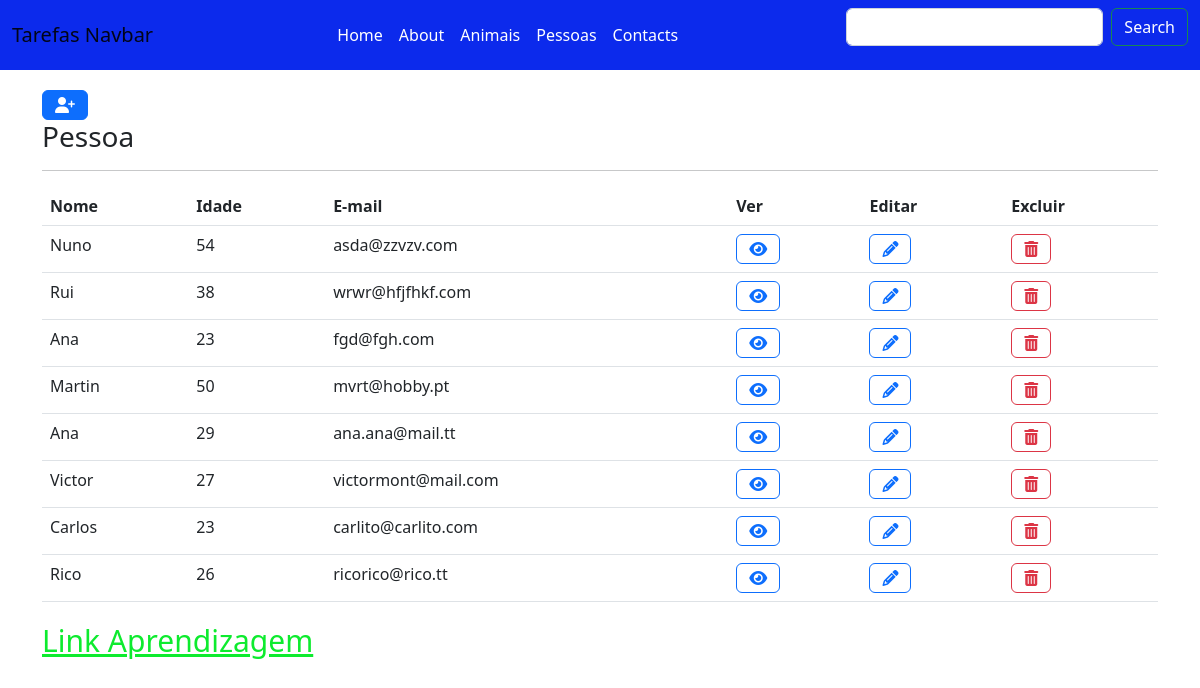
The page /pessoa/lista/ on the database as committed earlier.
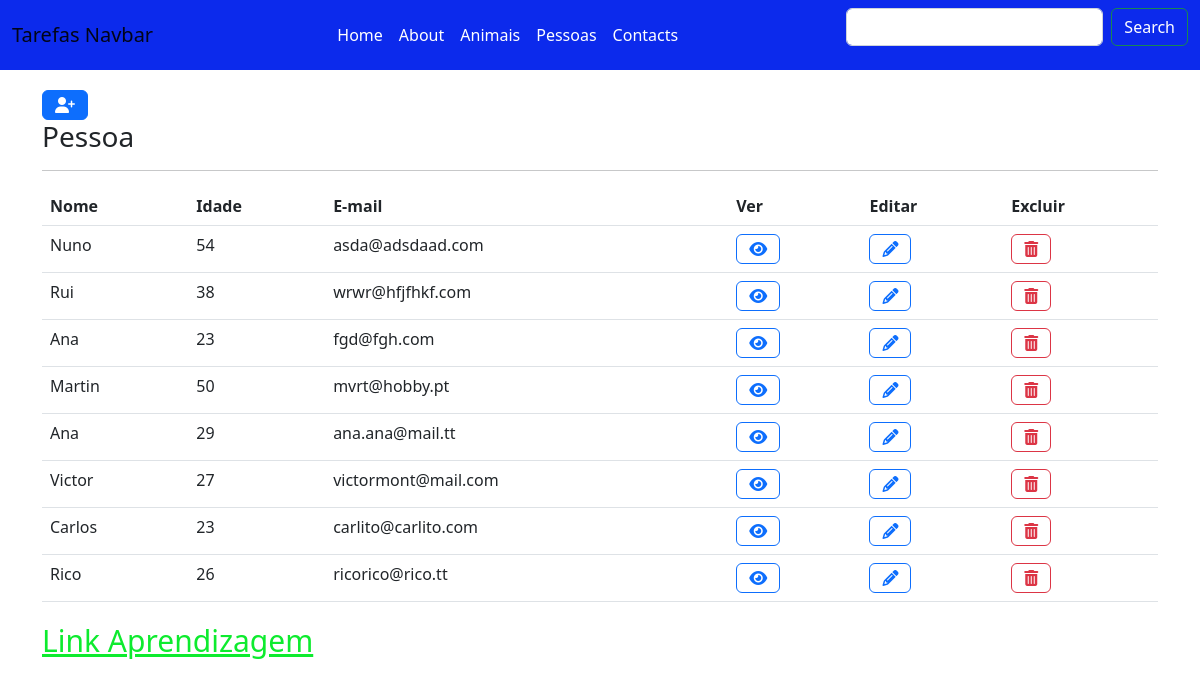
The same page on the database as committed later.
### apps/pessoa/models.py (models this page shows, shortened)
class Pessoa(models.Model):
    nome = models.CharField(max_length=50)
    idade = models.IntegerField()
    nif = models.CharField(max_length=9)
    email = models.EmailField()

### apps/pessoa/views.py (the view)
# urls.py: path('lista/', PessoaListView.as_view(), name='lista'),
class PessoaListView(ListView):
    model = Pessoa

### apps/pessoa/templates/pessoa/pessoa_list.html
{% extends "base.html" %}
{% block content %}
<a class="btn btn-primary" href="{% url 'pessoa:novo' %}"><i class="fa-solid fa-user-plus"></i></a>
<table class="table">
    <h3>Pessoa</h3>
    <hr>
<tr>
    <th>Nome</th>
    <th>Idade</th>
    <th>E-mail</th>
    <th>Ver</th>
    <th>Editar</th>
    <th>Excluir</th>
</tr>
{% for object in object_list %}
<tr>
    <td>{{ object.nome }}</td>
    <td>{{ object.idade }}</td>
    <td>{{ object.email }}</td>
    <td><a class="btn btn-outline-primary" href="{% url 'pessoa:detalhe' object.id %}"><i class="fa-solid fa-eye"></i></a></td>
    <td><a class="btn btn-outline-primary" href="{% url 'pessoa:atualizar' object.id %}"><i class="fa-solid fa-pencil"></td>
    <td><a class="btn btn-outline-danger" href="{% url 'pessoa:eliminar' object.id %}"><i class="fa-solid fa-trash-can"></td>
</tr>
{% endfor %}
</table>
{% endblock %}

Rows that differ between the two databases and show on the page:
changed Pessoa "Nuno": email "asda@zzvzv.com" → "asda@adsdaad.com"
